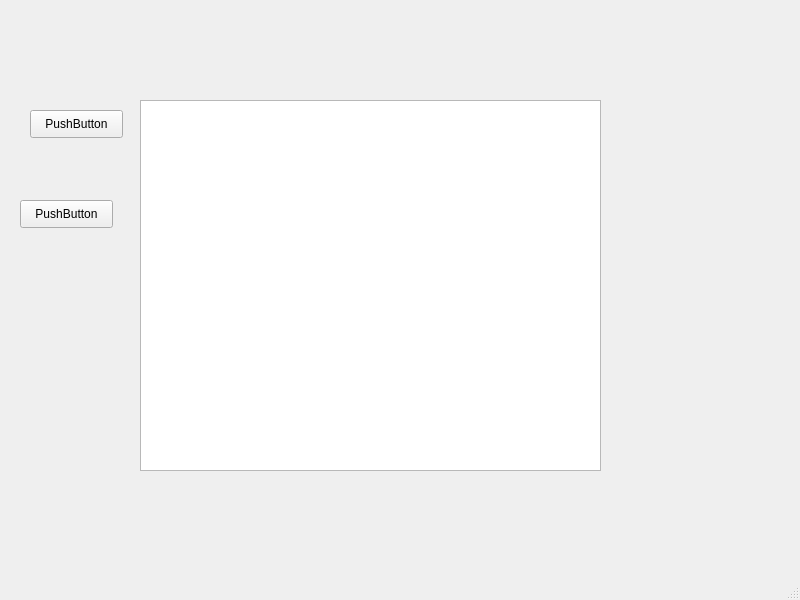
<?xml version="1.0" encoding="UTF-8"?>
<ui version="4.0">
 <class>MainWindow</class>
 <widget class="QMainWindow" name="MainWindow">
  <property name="geometry">
   <rect>
    <x>0</x>
    <y>0</y>
    <width>800</width>
    <height>600</height>
   </rect>
  </property>
  <property name="windowTitle">
   <string>MainWindow</string>
  </property>
  <widget class="QWidget" name="centralwidget">
   <widget class="QTextEdit" name="textEdit">
    <property name="geometry">
     <rect>
      <x>140</x>
      <y>100</y>
      <width>461</width>
      <height>371</height>
     </rect>
    </property>
   </widget>
   <widget class="QPushButton" name="pushButton">
    <property name="geometry">
     <rect>
      <x>30</x>
      <y>110</y>
      <width>93</width>
      <height>28</height>
     </rect>
    </property>
    <property name="text">
     <string>PushButton</string>
    </property>
   </widget>
   <widget class="QPushButton" name="pushButton_2">
    <property name="geometry">
     <rect>
      <x>20</x>
      <y>200</y>
      <width>93</width>
      <height>28</height>
     </rect>
    </property>
    <property name="text">
     <string>PushButton</string>
    </property>
   </widget>
  </widget>
  <widget class="QMenuBar" name="menubar">
   <property name="geometry">
    <rect>
     <x>0</x>
     <y>0</y>
     <width>800</width>
     <height>26</height>
    </rect>
   </property>
  </widget>
  <widget class="QStatusBar" name="statusbar"/>
 </widget>
 <resources/>
 <connections/>
</ui>
